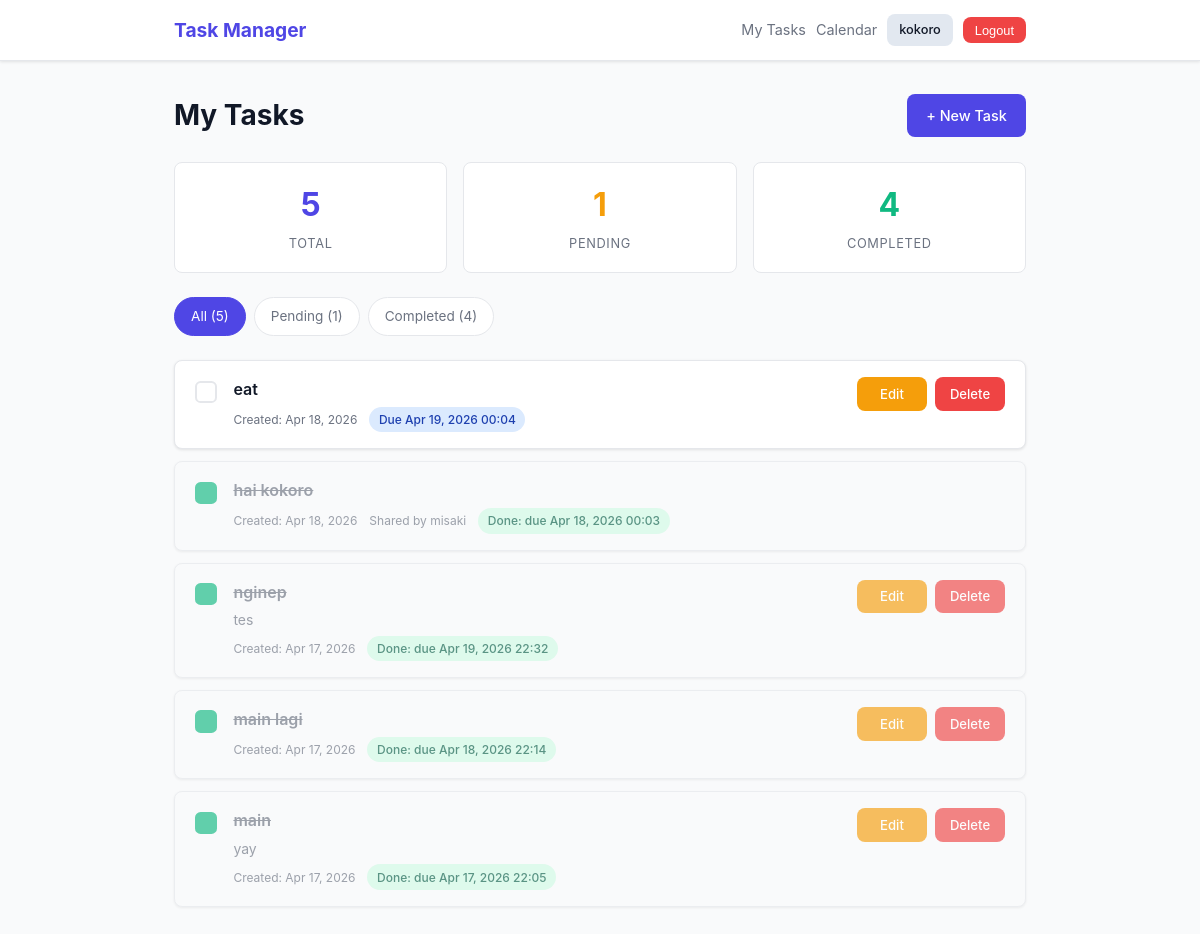
The page /tasks/?filter=all (signed in) on the database its author committed.
### tasks/models.py (models this page shows, shortened)
class Task(models.Model):
    user = models.ForeignKey(User, on_delete=models.CASCADE, related_name='tasks')
    title = models.CharField(max_length=200)
    description = models.TextField(blank=True)
    completed = models.BooleanField(default=False)
    deadline = models.DateTimeField(null=True, blank=True)
    created_at = models.DateTimeField(auto_now_add=True)
    updated_at = models.DateTimeField(auto_now=True)
    shared_with = models.ManyToManyField(
        User,
        through='SharedTask',
        related_name='shared_tasks',
        blank=True,
    )
    class Meta:
        ordering = ['-created_at']
    @property
    def is_overdue(self):
        if self.deadline and not self.completed:
            return timezone.now() > self.deadline
        return False

### tasks/views.py (the view)
# urls.py: path('tasks/', views.task_list_view, name='task_list'),
@login_required
def task_list_view(request):
    all_own_tasks = Task.objects.filter(user=request.user)
    all_shared_tasks = Task.objects.filter(shared_with=request.user)
    total_count = all_own_tasks.count() + all_shared_tasks.count()
    completed_count = all_own_tasks.filter(completed=True).count() + all_shared_tasks.filter(completed=True).count()
    pending_count = total_count - completed_count
    own_tasks = all_own_tasks
    shared_tasks = all_shared_tasks
    filter_param = request.GET.get('filter', 'all')
    if filter_param == 'completed':
        own_tasks = own_tasks.filter(completed=True)
        shared_tasks = shared_tasks.filter(completed=True)
    elif filter_param == 'pending':
        own_tasks = own_tasks.filter(completed=False)
        shared_tasks = shared_tasks.filter(completed=False)
    tasks = (own_tasks | shared_tasks).distinct().order_by('-created_at')
    context = {
        'tasks': tasks,
        'filter': filter_param,
        'total_count': total_count,
        'completed_count': completed_count,
        'pending_count': pending_count,
    }
    return render(request, 'tasks/task_list.html', context)

### tasks/templates/tasks/task_list.html (shortened to what this page needs)
{% extends 'base.html' %}
{% block content %}
<div class="page-header">
    <h1>My Tasks</h1>
    <a href="{% url 'task_create' %}" class="btn btn-primary">+ New Task</a>
</div>
<div class="stats-bar">
    <div class="stat-item">
        <span class="stat-number">{{ total_count }}</span>
        <span class="stat-label">Total</span>
    </div>
    <div class="stat-item">
        <span class="stat-number stat-pending">{{ pending_count }}</span>
        <span class="stat-label">Pending</span>
    </div>
    <div class="stat-item">
        <span class="stat-number stat-done">{{ completed_count }}</span>
        <span class="stat-label">Completed</span>
    </div>
</div>
<div class="filter-tabs">
    <a href="{% url 'task_list' %}?filter=all"
       class="filter-tab {% if filter == 'all' %}active{% endif %}">All ({{ total_count }})</a>
    <a href="{% url 'task_list' %}?filter=pending"
       class="filter-tab {% if filter == 'pending' %}active{% endif %}">Pending ({{ pending_count }})</a>
    <a href="{% url 'task_list' %}?filter=completed"
       class="filter-tab {% if filter == 'completed' %}active{% endif %}">Completed ({{ completed_count }})</a>
</div>
{% if tasks %}
    <div class="task-list">
        {% for task in tasks %}
            <div id="task-{{ task.pk }}" class="task-card {% if task.completed %}task-completed{% endif %} {% if task.is_overdue %}task-overdue{% endif %}">
                <div class="task-checkbox">
                    <form method="post" action="{% url 'task_toggle' task.pk %}" style="display:inline;">
                        <button type="submit" class="checkbox-btn {% if task.completed %}checkbox-checked{% endif %}" aria-label="Toggle task completion"></button>
                    </form>
                </div>
                <div class="task-content">
                    <h3 class="task-title {% if task.completed %}strikethrough{% endif %}">
                        {{ task.title }}
                    </h3>
                    {% if task.description %}
                        <p class="task-description">{{ task.description }}</p>
                    {% endif %}
                    <div class="task-meta-row">
                        <small class="task-meta">Created: {{ task.created_at|date:"M d, Y" }}</small>
                        {% if task.user != request.user %}
                            <span class="task-meta">Shared by {{ task.user.username }}</span>
                        {% endif %}
                        {% if task.deadline %}
                            {% if task.completed %}
                                <span class="deadline-badge deadline-done">
                                    Done: due {{ task.deadline|date:"M d, Y H:i" }}
                                </span>
                            {% elif task.is_overdue %}
                                <span class="deadline-badge deadline-overdue">
                                    Overdue: {{ task.deadline|date:"M d, Y H:i" }}
                                </span>
                            {% else %}
                                <span class="deadline-badge deadline-upcoming">
                                    Due {{ task.deadline|date:"M d, Y H:i" }}
                                </span>
                            {% endif %}
                        {% endif %}
                    </div>
                </div>
                <div class="task-actions">
                    {% if task.user == request.user %}
                        <a href="{% url 'task_update' task.pk %}" class="btn btn-warning btn-sm">Edit</a>
                        <a href="{% url 'task_delete' task.pk %}" class="btn btn-danger btn-sm">Delete</a>
                    {% endif %}
                </div>
            </div>
        {% endfor %}
    </div>
{% endif %}
{% endblock %}

### templates/base.html (shortened to what this page needs)
{% load static %}
<!DOCTYPE html>
<html lang="en">
<head>
    <link rel="stylesheet" href="{% static 'css/style.css' %}">
</head>
<body>
<nav class="navbar">
    <div class="nav-container">
        <a href="{% url 'task_list' %}" class="nav-brand">Task Manager</a>
        <div class="nav-links">
            {% if request.user.is_authenticated %}
                <a href="{% url 'task_list' %}" class="nav-link">My Tasks</a>
                <a href="{% url 'calendar' %}" class="nav-link">Calendar</a>
                <span class="btn btn-user btn-sm">{{ request.user.username }}</span>
                <form method="post" action="{% url 'logout' %}" class="nav-logout-form">
                    <button type="submit" class="btn btn-logout btn-sm">Logout</button>
                </form>
            {% else %}
                <a href="{% url 'login' %}" class="nav-link">Login</a>
                <a href="{% url 'register' %}" class="btn btn-primary btn-sm">Register</a>
            {% endif %}
        </div>
    </div>
</nav>
<main class="main-content">
    <div class="container">
        {% block content %}{% endblock %}
    </div>
</main>
</body>
</html>

### rows shown on the page
Task: completed False (drawn), title "eat", created_at "Apr 18, 2026", deadline "Apr 19, 2026 00:04", shows "Edit"
Task: completed True (drawn), title "hai kokoro", created_at "Apr 18, 2026", user.username "misaki", deadline "Apr 18, 2026 00:03"
Task: completed True (drawn), title "nginep", description "tes", created_at "Apr 17, 2026", deadline "Apr 19, 2026 22:32", shows "Edit"
Task: completed True (drawn), title "main lagi", created_at "Apr 17, 2026", deadline "Apr 18, 2026 22:14", shows "Edit"
Task: completed True (drawn), title "main", description "yay", created_at "Apr 17, 2026", deadline "Apr 17, 2026 22:05", shows "Edit"

### other values the page prints
{{ request.user.username }} "kokoro"
{{ total_count }} "5"
{{ pending_count }} "1"
{{ completed_count }} "4"
